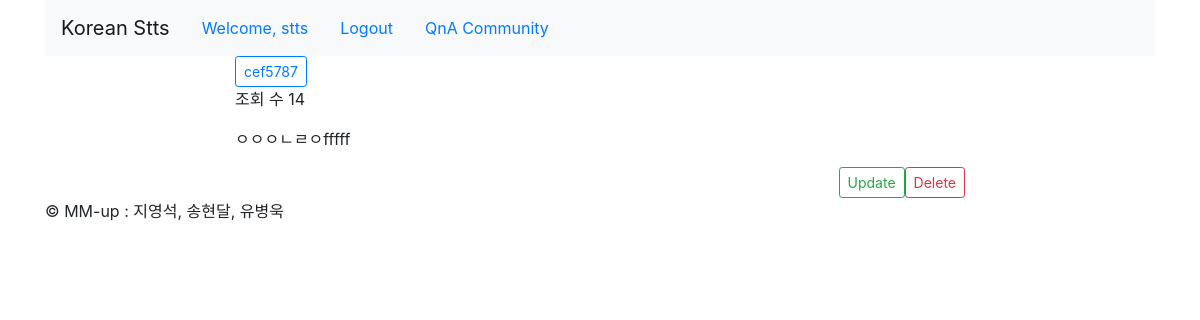
The app's page /QnA/Mydetail/7/ (signed in) with its own data.
### QnA/models.py (models this page shows, shortened)
class QuestionAndAnswer(models.Model):
    author = models.ForeignKey(User, on_delete=models.CASCADE, related_name="user_author")
    title = models.CharField(max_length=100)
    text = models.TextField()
    hit = models.PositiveIntegerField(default=0)
    created = models.DateTimeField(auto_now_add=True)
    updated = models.DateTimeField(auto_now=True)
    class Meta:
        ordering = ['-updated']
    @property
    def update_counter(self):
        self.hit = self.hit + 1
        self.save()

### QnA/templates/QnA/Mydetail.html (shortened to what this page needs)
{% extends 'base.html' %}
{% block content %}
    <div class="row">
        <div class="col-md-2"></div>
        <div class="col-md-8 panel panel-default">
            <button type="button" class="btn btn-outline-primary btn-sm">
                {{object.author.username}}</button>
            <br />
            <p class="hits">조회 수 {{object.hit}}</p>
            <p>{{object.text|linebreaksbr}}</p>
            <a href="{% url 'QnA:QnA_delete' pk=object.id %}" class="btn btn-outline-danger btn-sm float-right">
                    Delete</a>
            <a href="{% url 'QnA:QnA_update' pk=object.id %}" class="btn btn-outline-success btn-sm float-right">
                    Update</a>
        </div>
        <div class="col-md-2"></div>
    </div>
    <div class="row">
        <div class="col-md-2"></div>
        <div class="col-md-8 panel panel-default">
            {% load disqus_tags %}
        </div>
        <div class="col-md-2"></div>
    </div>
{% endblock %}

### templates/base.html (shortened to what this page needs)
<!DOCTYPE html>
<html lang="en">
<head>
    <link rel="stylesheet" href="https://stackpath.bootstrapcdn.com/bootstrap/4.1.3/css/bootstrap.min.css">
</head>
<body>
<div class="container">
    <header class="header clearfix">
        <nav class="navbar navbar-expand-lg navbar-light bg-light">
            <a class="navbar-brand" href="/">Korean Stts</a>
            <ul class="nav">
                {% if user.is_authenticated %}
                <li class="nav-item"><a href="#" class="nav-link">Welcome, {{user.get_username}}</a></li>
                <li class="nav-item"><a href="{% url 'account:logout' %}" class="nav-link">Logout</a></li>
                <li class="nav-item"><a href="{% url 'QnA:QnA_list' %}" class="nav-link">QnA Community</a></li>
                {% else %}
                <li class="nav-item"><a href="{% url 'account:login' %}" class="nav-link">Login</a></li>
                <li class="nav-item"><a href="{% url 'account:register' %}" class="nav-link">Signup</a></li>
                {% endif %}
            </ul>
        </nav>
    </header>
    {% block content %}
    {% endblock %}
    <footer class="footer">
        <p>&copy; MM-up : 지영석, 송현달, 유병욱</p>
    </footer>
</div>
</body>

### records on screen
QuestionAndAnswer: author.username "cef5787", hit "14", text "ㅇㅇㅇㄴㄹㅇfffff"

### other values on screen
{{ user.get_username }} "stts"
